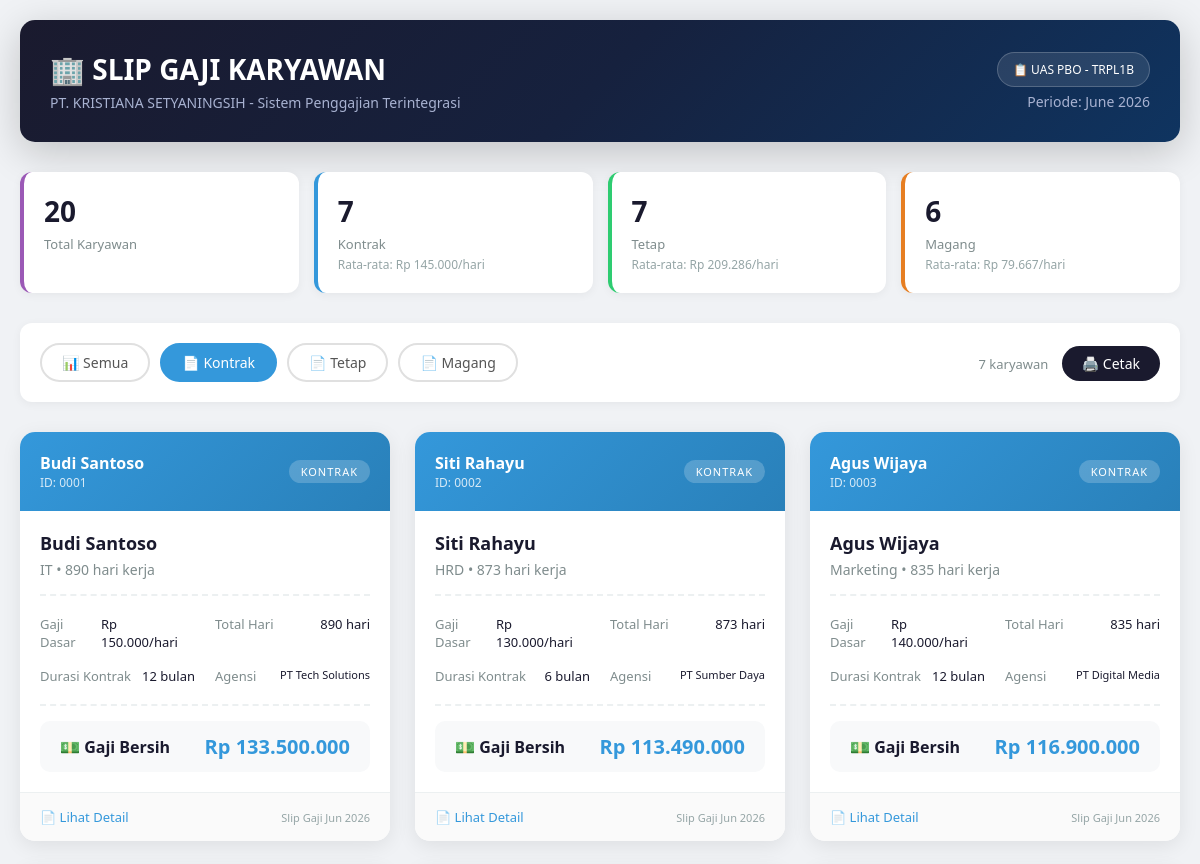
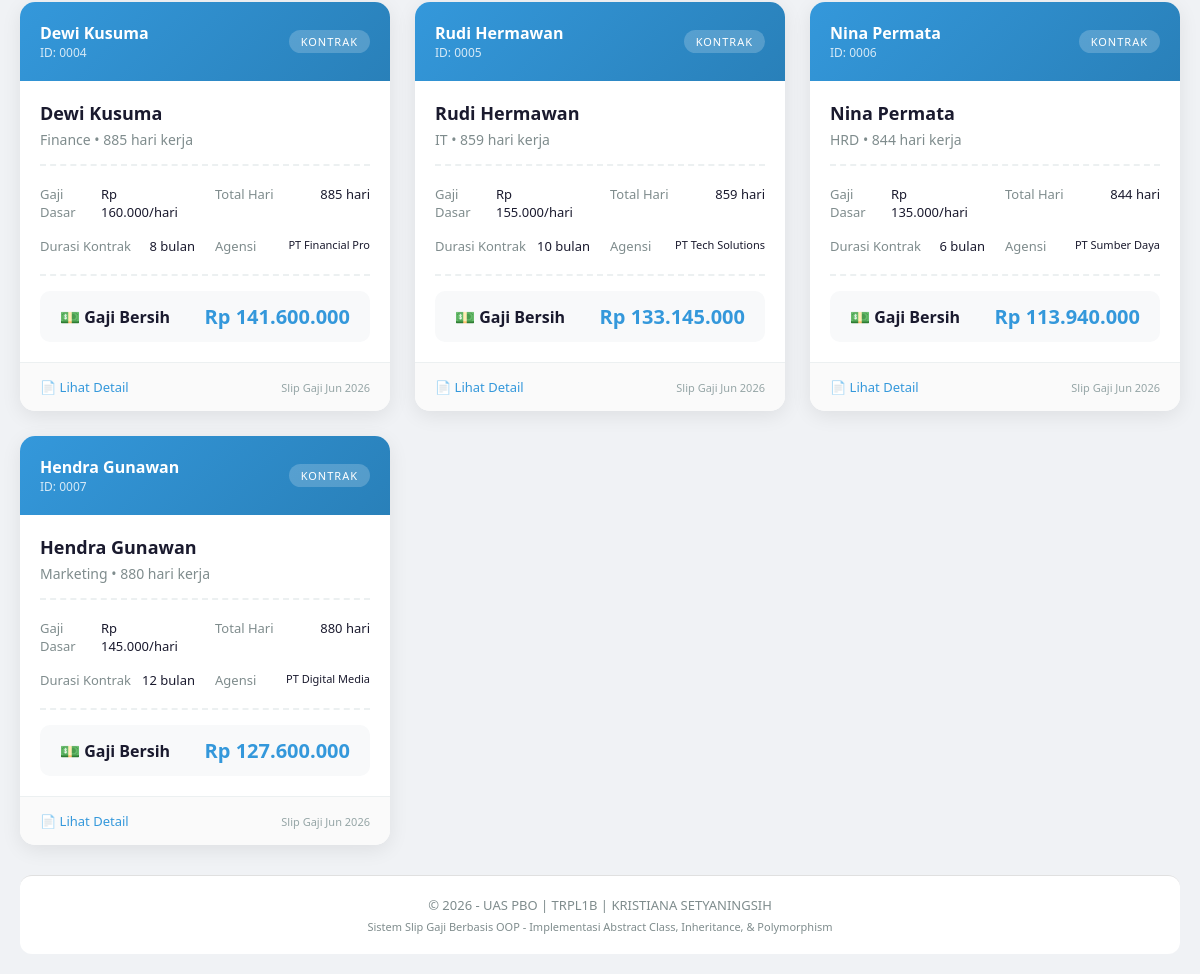
Screenshot of /?filter=kontrak with the database file from the repository (2 pictures, top to bottom).
### tables this page shows
CREATE TABLE `tabel_karyawan` (
  `id_karyawan` int NOT NULL,
  `nama_karyawan` varchar(100) NOT NULL,
  `departemen` varchar(50) NOT NULL,
  `hari_kerja_masuk` date NOT NULL,
  `gaji_dasar_per_hari` decimal(10,2) NOT NULL,
  `jenis_karyawan` enum('kontrak','tetap','magang') NOT NULL,
  `durasi_kontrak_bulan` int DEFAULT NULL,
  `agensi_penyalur` varchar(100) DEFAULT NULL,
  `tunjangan_kesehatan` decimal(10,2) DEFAULT NULL,
  `opsi_saham_id` varchar(50) DEFAULT NULL,
  `uang_saku_bulanan` decimal(10,2) DEFAULT NULL,
  `sertifikat_kampus_merdeka` varchar(100) DEFAULT NULL
);

### koneksi.php (called while the page is built, shortened)
<?php
abstract class Karyawan {
    protected $hariKerjaMasuk;
    protected $gajiDasarPerHari;
    public function __construct($id_karyawan, $nama_karyawan, $departemen, $hariKerjaMasuk, $gajiDasarPerHari) {
        $this->hariKerjaMasuk = $hariKerjaMasuk;
        $this->gajiDasarPerHari = $gajiDasarPerHari;
    }
    public function getGajiDasarPerHari() {
        return $this->gajiDasarPerHari;
    }
    public function hitungMasaKerja() {
        $tanggalMasuk = new DateTime($this->hariKerjaMasuk);
        $tanggalSekarang = new DateTime('now');
        $selisih = $tanggalMasuk->diff($tanggalSekarang);
        return $selisih->days;
    }
}

### KaryawanKontrak.php (called while the page is built, shortened)
<?php
require_once 'koneksi.php';
class KaryawanKontrak extends Karyawan {
    public function hitungGajiBersih() {
        $hariKerja = $this->hitungMasaKerja();
        $gajiBersih = $hariKerja * $this->getGajiDasarPerHari();
        return $gajiBersih;
    }
}
?>

### index.php (the view, shortened to what this page needs)
<?php
require_once 'koneksi.php';
require_once 'KaryawanKontrak.php';
$db = new Database();
$conn = $db->getConnection();
$filter = isset($_GET['filter']) ? $_GET['filter'] : 'semua';
function createKaryawanObject($data) {
    switch ($data['jenis_karyawan']) {
        case 'kontrak':
            return new KaryawanKontrak(
                $data['id_karyawan'],
                $data['nama_karyawan'],
                $data['departemen'],
                $data['hari_kerja_masuk'],
                $data['gaji_dasar_per_hari'],
                $data['durasi_kontrak_bulan'],
                $data['agensi_penyalur']
            );
    }
}
if ($filter == 'kontrak') {
    $query = "SELECT * FROM tabel_karyawan WHERE jenis_karyawan = 'kontrak' ORDER BY id_karyawan";
} elseif ($filter == 'tetap') {
    $query = "SELECT * FROM tabel_karyawan WHERE jenis_karyawan = 'tetap' ORDER BY id_karyawan";
} elseif ($filter == 'magang') {
    $query = "SELECT * FROM tabel_karyawan WHERE jenis_karyawan = 'magang' ORDER BY id_karyawan";
} else {
    $query = "SELECT * FROM tabel_karyawan ORDER BY jenis_karyawan, id_karyawan";
}
$result = $conn->query($query);
$statsQuery = "SELECT
    jenis_karyawan,
    COUNT(*) as jumlah,
    AVG(gaji_dasar_per_hari) as rata_gaji
    FROM tabel_karyawan
    GROUP BY jenis_karyawan";
$statsResult = $conn->query($statsQuery);
$totalQuery = "SELECT COUNT(*) as total FROM tabel_karyawan";
$totalResult = $conn->query($totalQuery);
$total = $totalResult->fetch_assoc()['total'];
?>
<!DOCTYPE html>
<html lang="id">
<head>
</head>
<body>
    <div class="container">
        <div class="header">
            <div class="header-content">
                <div class="header-left">
                    <h1>🏢 SLIP GAJI KARYAWAN</h1>
                    <div class="subtitle">PT. KRISTIANA SETYANINGSIH - Sistem Penggajian Terintegrasi</div>
                </div>
                <div class="header-right">
                    <div class="badge">📋 UAS PBO - TRPL1B</div>
                    <div class="date">Periode: <?= date('F Y') ?></div>
                </div>
            </div>
        </div>
        <div class="stats-grid">
            <div class="stat-card total">
                <div class="number"><?= $total ?></div>
                <div class="label">Total Karyawan</div>
            </div>
            <?php
            $statsResult->data_seek(0);
            while($stat = $statsResult->fetch_assoc()):
            ?>
            <div class="stat-card <?= $stat['jenis_karyawan'] ?>">
                <div class="number"><?= $stat['jumlah'] ?></div>
                <div class="label"><?= ucfirst($stat['jenis_karyawan']) ?></div>
                <div class="sub-info">Rata-rata: Rp <?= number_format($stat['rata_gaji'], 0, ',', '.') ?>/hari</div>
            </div>
            <?php endwhile; ?>
        </div>
        <div class="filter-section">
            <div class="filter-buttons">
                <a href="?filter=semua" class="filter-btn <?= $filter == 'semua' ? 'active' : '' ?>">📊 Semua</a>
                <a href="?filter=kontrak" class="filter-btn <?= $filter == 'kontrak' ? 'active-kontrak' : '' ?>">📄 Kontrak</a>
                <a href="?filter=tetap" class="filter-btn <?= $filter == 'tetap' ? 'active-tetap' : '' ?>">📄 Tetap</a>
                <a href="?filter=magang" class="filter-btn <?= $filter == 'magang' ? 'active-magang' : '' ?>">📄 Magang</a>
            </div>
            <div>
                <span style="font-size:13px; color:#7f8c8d; margin-right:10px;">
                    <?= $result->num_rows ?> karyawan
                </span>
                <a href="#" onclick="window.print()" class="btn-add">🖨️ Cetak</a>
            </div>
        </div>
        <div class="slip-grid">
            <?php if ($result->num_rows > 0): ?>
                <?php while ($row = $result->fetch_assoc()):
                    $obj = createKaryawanObject($row);
                    $gajiBersih = $obj->hitungGajiBersih();
                    $masaKerja = $obj->hitungMasaKerja();
                ?>
                <div class="slip-card">
                    <div class="slip-header <?= $row['jenis_karyawan'] ?>">
                        <div>
                            <div style="font-weight:600;"><?= $row['nama_karyawan'] ?></div>
                            <div class="slip-id">ID: <?= str_pad($row['id_karyawan'], 4, '0', STR_PAD_LEFT) ?></div>
                        </div>
                        <div class="type-badge"><?= strtoupper($row['jenis_karyawan']) ?></div>
                    </div>
                    <div class="slip-body">
                        <div class="karyawan-name"><?= $row['nama_karyawan'] ?></div>
                        <div class="karyawan-dept"><?= $row['departemen'] ?> • <?= $masaKerja ?> hari kerja</div>
                        <hr class="divider">
                        <div class="slip-detail">
                            <div class="item">
                                <span class="label">Gaji Dasar</span>
                                <span class="value">Rp <?= number_format($row['gaji_dasar_per_hari'], 0, ',', '.') ?>/hari</span>
                            </div>
                            <div class="item">
                                <span class="label">Total Hari</span>
                                <span class="value"><?= $masaKerja ?> hari</span>
                            </div>
                            <?php if ($row['jenis_karyawan'] == 'kontrak'): ?>
                            <div class="item">
                                <span class="label">Durasi Kontrak</span>
                                <span class="value"><?= $row['durasi_kontrak_bulan'] ?> bulan</span>
                            </div>
                            <div class="item">
                                <span class="label">Agensi</span>
                                <span class="value" style="font-size:11px;"><?= $row['agensi_penyalur'] ?></span>
                            </div>
                            <?php endif; ?>
                        </div>
                        <hr class="divider">
                        <div class="slip-total">
                            <span class="label">💵 Gaji Bersih</span>
                            <span class="amount <?= $row['jenis_karyawan'] ?>">
                                Rp <?= number_format($gajiBersih, 0, ',', '.') ?>
                            </span>
                        </div>
                    </div>
                    <div class="slip-footer">
                        <a href="?filter=<?= $filter ?>&detail=<?= $row['id_karyawan'] ?>" class="detail-link">
                            📄 Lihat Detail
                        </a>
                        <span class="status">Slip Gaji <?= date('M Y') ?></span>
                    </div>
                </div>
                <?php endwhile; ?>
            <?php endif; ?>
        </div>
        <div style="text-align:center; padding:20px; color:#7f8c8d; font-size:13px; border-top:1px solid #e0e0e0; background:white; border-radius:12px;">
            <p>© 2026 - UAS PBO | TRPL1B | KRISTIANA SETYANINGSIH</p>
            <p style="font-size:11px; margin-top:5px;">Sistem Slip Gaji Berbasis OOP - Implementasi Abstract Class, Inheritance, & Polymorphism</p>
        </div>
    </div>
</body>
</html>

### rows the page displays
tabel_karyawan: nama_karyawan "Budi Santoso", id_karyawan "0001", jenis_karyawan "KONTRAK", departemen "IT", hari_kerja_masuk "890", gaji_dasar_per_hari "150.000", durasi_kontrak_bulan "12", agensi_penyalur "PT Tech Solutions", gajiBersih "133.500.000"
tabel_karyawan: nama_karyawan "Siti Rahayu", id_karyawan "0002", jenis_karyawan "KONTRAK", departemen "HRD", hari_kerja_masuk "873", gaji_dasar_per_hari "130.000", durasi_kontrak_bulan "6", agensi_penyalur "PT Sumber Daya", gajiBersih "113.490.000"
tabel_karyawan: nama_karyawan "Agus Wijaya", id_karyawan "0003", jenis_karyawan "KONTRAK", departemen "Marketing", hari_kerja_masuk "835", gaji_dasar_per_hari "140.000", durasi_kontrak_bulan "12", agensi_penyalur "PT Digital Media", gajiBersih "116.900.000"
tabel_karyawan: nama_karyawan "Dewi Kusuma", id_karyawan "0004", jenis_karyawan "KONTRAK", departemen "Finance", hari_kerja_masuk "885", gaji_dasar_per_hari "160.000", durasi_kontrak_bulan "8", agensi_penyalur "PT Financial Pro", gajiBersih "141.600.000"
tabel_karyawan: nama_karyawan "Rudi Hermawan", id_karyawan "0005", jenis_karyawan "KONTRAK", departemen "IT", hari_kerja_masuk "859", gaji_dasar_per_hari "155.000", durasi_kontrak_bulan "10", agensi_penyalur "PT Tech Solutions", gajiBersih "133.145.000"
tabel_karyawan: nama_karyawan "Nina Permata", id_karyawan "0006", jenis_karyawan "KONTRAK", departemen "HRD", hari_kerja_masuk "844", gaji_dasar_per_hari "135.000", durasi_kontrak_bulan "6", agensi_penyalur "PT Sumber Daya", gajiBersih "113.940.000"
tabel_karyawan: nama_karyawan "Hendra Gunawan", id_karyawan "0007", jenis_karyawan "KONTRAK", departemen "Marketing", hari_kerja_masuk "880", gaji_dasar_per_hari "145.000", durasi_kontrak_bulan "12", agensi_penyalur "PT Digital Media", gajiBersih "127.600.000"

### other values shown
$total "20"
$stat['jumlah'] "7"
$stat['jenis_karyawan'] "Kontrak"
$stat['rata_gaji'] "145.000"
$stat['jenis_karyawan'] "Tetap"
$stat['rata_gaji'] "209.286"
$stat['jumlah'] "6"
$stat['jenis_karyawan'] "Magang"
$stat['rata_gaji'] "79.667"
$result->num_rows "7"
